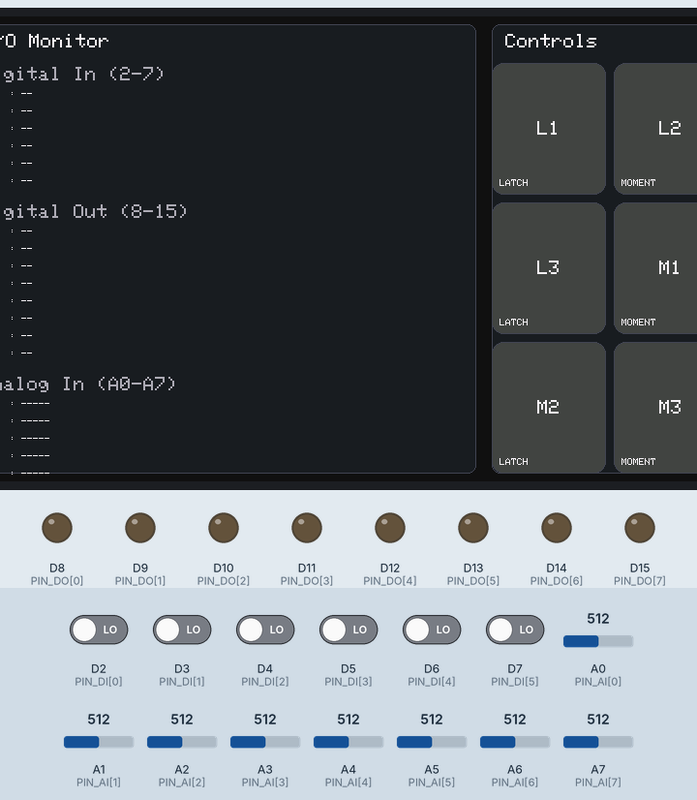
Bench run of a sketch on a simulated Arduino Giga R1. Shown: 800×480 colour display, output pins drawn as LEDs (lit = HIGH). Inputs (shaded band) come from the test bench; at power-on: D2 (PIN_DI[0]), D3 (PIN_DI[1]), D4 (PIN_DI[2]), D5 (PIN_DI[3]), D6 (PIN_DI[4]), D7 (PIN_DI[5]) LOW, A0 (PIN_AI[0]) = 512, A1 (PIN_AI[1]) = 512, A2 (PIN_AI[2]) = 512, A3 (PIN_AI[3]) = 512, A4 (PIN_AI[4]) = 512, A5 (PIN_AI[5]) = 512, A6 (PIN_AI[6]) = 512, A7 (PIN_AI[7]) = 512 (analog values on the 0–1023 scale).

Above: at 0.94 s.
At 2.0 s:
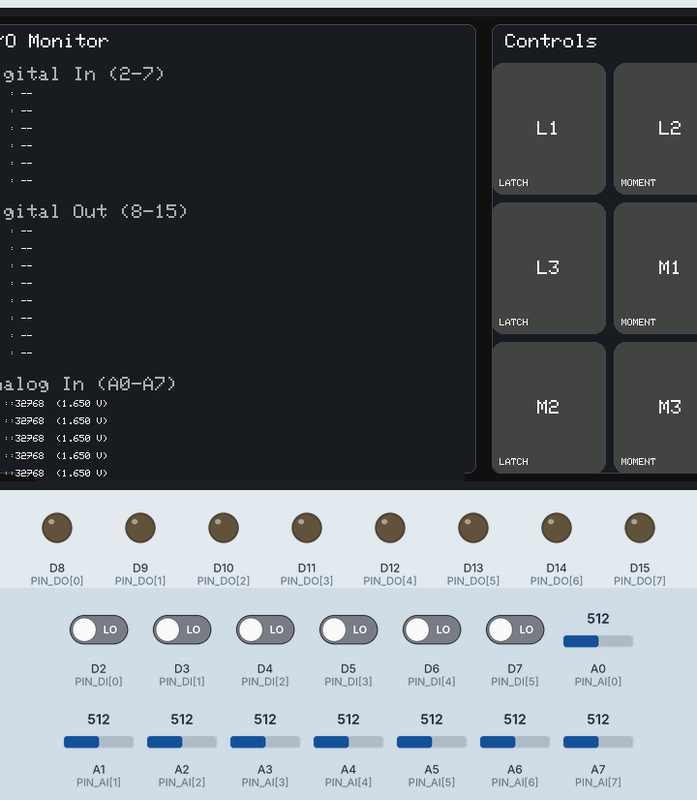
2.1 s: D2 (PIN_DI[0]) driven HIGH
4.5 s: A0 (PIN_AI[0]) set to 716
6.5 s: D2 (PIN_DI[0]) driven LOW
8.5 s: A1 (PIN_AI[1]) set to 716
10.5 s: A2 (PIN_AI[2]) set to 716
At 11.4 s:
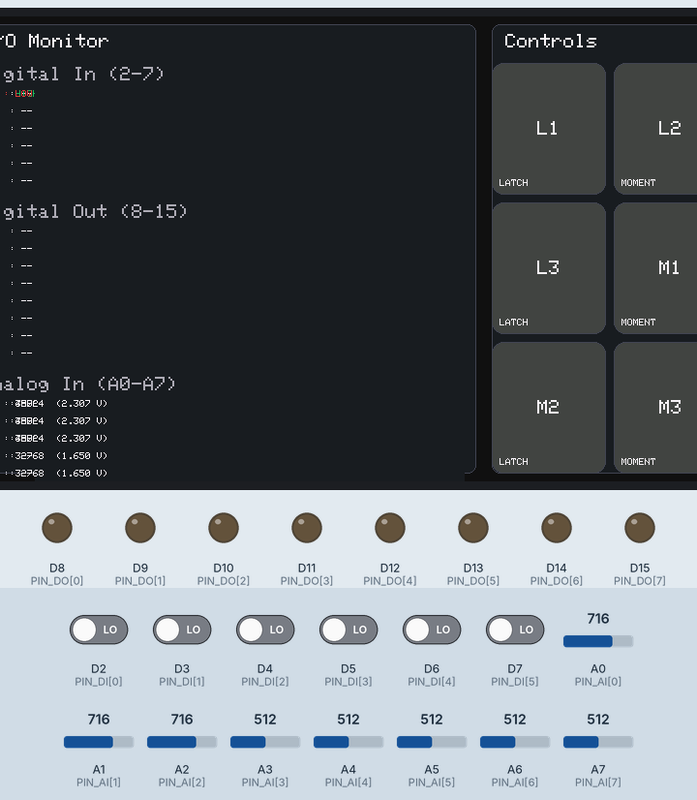
12.5 s: A3 (PIN_AI[3]) set to 716
Timing chart, 0 to 15.5 s (numbered marks = the images above; inputs shaded):
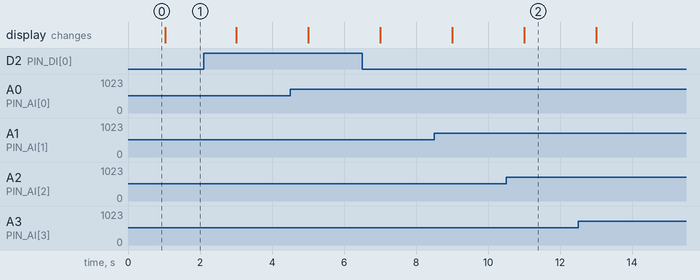

Measured:
- after the input at 10.5 s, the display: changes after 0.51 s (image 2)

The sketch:

Giga_GenericTemplate.ino
```cpp
/*
  GIGA R1 WiFi + GIGA Display Shield — Generic Template

  What this sketch gives you (easy to reuse):
  - DIO 2–7 configured as inputs, DIO 8–15 as outputs
  - A0–A7 configured as analog inputs; analogReadResolution set to 16 bits (0–65535)
  - Left side of the display shows live status for DI 2–7, DO 8–15, and A0–A7
  - Right side shows 6 on‑screen buttons laid out 2×3:
      * Left column (3) are LATCHING buttons
      * Right column (3) are MOMENTARY buttons
    Default debounce is 500 ms, adjustable via setDebounceMs().
  - A tiny non‑blocking scheduler for periodic jobs (used here to refresh the UI at 1 Hz).

  Libraries you need (Library Manager):
    - Arduino_GigaDisplay_GFX
    - Arduino_GigaDisplayTouch

  Notes:
  * The GIGA’s ADC hardware is 12‑bit; analogReadResolution(16) scales readings to 0–65535.
  * All code is non‑blocking; no delay() in the main loop. The scheduler uses millis().
  * Hook functions are provided so you can react to button events without digging into the UI code.
*/

#include <Arduino.h>
#include <Arduino_GigaDisplay_GFX.h>
#include <Arduino_GigaDisplayTouch.h>

// ---------- Pins ----------
static const uint8_t PIN_DI[] = {2, 3, 4, 5, 6, 7};        // Inputs
static const uint8_t PIN_DO[] = {8, 9, 10, 11, 12, 13, 14, 15}; // Outputs
static const uint8_t PIN_AI[] = {A0, A1, A2, A3, A4, A5, A6, A7}; // Analog inputs

// If you prefer input pullups, set to true (HIGH = not pressed, LOW = pressed)
static const bool USE_PULLUPS = false;

// ---------- Display ----------
GigaDisplay_GFX gfx;           // 800×480 canvas
Arduino_GigaDisplayTouch touch;        // multi‑touch controller

static const int16_t SCREEN_W = 800;
static const int16_t SCREEN_H = 480;

// Layout
static const int16_t LEFT_W  = 540;              // Left pane width for IO table
static const int16_t RIGHT_W = SCREEN_W - LEFT_W; // Right pane for buttons
static const int16_t MARGIN  = 8;

// Colors (RGB565 via helper)
static inline uint16_t RGB(uint8_t r, uint8_t g, uint8_t b) { return gfx.color565(r, g, b); }
static const uint16_t COL_BG       = RGB(16,16,20);
static const uint16_t COL_PANEL    = RGB(30,30,36);
static const uint16_t COL_FRAME    = RGB(70,70,80);
static const uint16_t COL_TEXT     = RGB(240,240,240);
static const uint16_t COL_SUBTEXT  = RGB(170,170,180);
static const uint16_t COL_OK       = RGB(30, 180, 90);
static const uint16_t COL_WARN     = RGB(250, 170, 40);
static const uint16_t COL_BAD      = RGB(220, 60, 60);
static const uint16_t COL_OFF      = RGB(70, 70, 70);

// Button palette
static const uint16_t BTN_RED      = RGB(220,60,60);
static const uint16_t BTN_GREEN    = RGB(50,200,90);
static const uint16_t BTN_BLUE     = RGB(70,140,255);
static const uint16_t BTN_ORANGE   = RGB(255,165,0);
static const uint16_t BTN_CYAN     = RGB(0,200,255);
static const uint16_t BTN_MAGENTA  = RGB(255,0,180);

// ---------- Debounce & timing ----------
static uint32_t g_debounceMs = 500; // default 500 ms

void setDebounceMs(uint32_t ms) { g_debounceMs = ms; }

// ---------- Mini scheduler ----------
// NOTE: Avoid typedef in function prototypes to keep Arduino's auto-prototype happy
struct Task { void (*fn)(); uint32_t interval; uint32_t last; bool enabled; };
static const uint8_t MAX_TASKS = 8;
static Task g_tasks[MAX_TASKS];
static uint8_t g_taskCount = 0;

void addTask(void (*fn)(), uint32_t intervalMs) {
  if (g_taskCount < MAX_TASKS) {
    g_tasks[g_taskCount++] = {fn, intervalMs, 0, true};
  }
}

void runTasks() {
  const uint32_t now = millis();
  for (uint8_t i = 0; i < g_taskCount; ++i) {
    Task &t = g_tasks[i];
    if (!t.enabled) continue;
    if (now - t.last >= t.interval) {
      // Catch-up safe for long delays
      t.last = now;  // or t.last += t.interval if you prefer fixed cadence
      t.fn();
    }
  }
}

// ---------- UI Buttons ----------
struct UIButton {
  int16_t x, y, w, h;
  const char* label;
  uint16_t color;
  bool latching;     // true = latching, false = momentary
  bool state;        // latching: ON/OFF; momentary: pressed/released
  bool pressed;      // internal: finger currently inside rect
  uint32_t lastChangeMs;
  bool drawnState;   // last drawn state for cheap invalidation
};

// 6 buttons in a 2×3 grid
static UIButton g_buttons[6];

// Forward decls
void drawStaticChrome();
void drawLeftTableStatic();
void refreshLeftTable();
void drawButtons(bool full);
void handleTouch();

// ---------- IO State ----------
static uint8_t diState[sizeof(PIN_DI)];
static uint8_t doState[sizeof(PIN_DO)];
static uint16_t aiValue[sizeof(PIN_AI)];

static uint8_t diPrev[sizeof(PIN_DI)];
static uint8_t doPrev[sizeof(PIN_DO)];
static uint16_t aiPrev[sizeof(PIN_AI)];

// ---------- Hooks you can customize ----------
void onLatchChanged(uint8_t index /*0..2*/, bool on) {
  // Example (commented): tie latched buttons to outputs 8..10
  // digitalWrite(PIN_DO[index], on ? HIGH : LOW);
}

void onMomentaryPress(uint8_t index /*0..2*/) {
  // Example: pulse an output when pressed
  // digitalWrite(PIN_DO[3 + index], HIGH);
}

void onMomentaryRelease(uint8_t index /*0..2*/) {
  // Example: release the output
  // digitalWrite(PIN_DO[3 + index], LOW);
}

// ---------- Init helpers ----------
void initPins() {
  for (uint8_t i = 0; i < sizeof(PIN_DI); ++i) {
    pinMode(PIN_DI[i], USE_PULLUPS ? INPUT_PULLUP : INPUT);
  }
  for (uint8_t i = 0; i < sizeof(PIN_DO); ++i) {
    pinMode(PIN_DO[i], OUTPUT);
    digitalWrite(PIN_DO[i], LOW);
  }
  analogReadResolution(16); // 0..65535 (scaled by core)
}

void initButtons() {
  const int cols = 2, rows = 3;
  const int16_t pad = MARGIN;
  const int16_t gridX = LEFT_W + pad;
  const int16_t gridY = pad + 40; // leave space for title
  const int16_t gridW = RIGHT_W - 2*pad;
  const int16_t gridH = SCREEN_H - gridY - pad;
  const int16_t cellW = (gridW - pad) / cols;
  const int16_t cellH = (gridH - pad*2) / rows;

  const char* labels[6] = {"L1","L2","L3","M1","M2","M3"};
  const uint16_t colors[6] = {BTN_RED, BTN_GREEN, BTN_BLUE, BTN_ORANGE, BTN_CYAN, BTN_MAGENTA};

  for (int r = 0; r < rows; ++r) {
    for (int c = 0; c < cols; ++c) {
      const int idx = r*cols + c;
      UIButton &b = g_buttons[idx];
      b.w = cellW;
      b.h = cellH;
      b.x = gridX + c*(cellW + pad);
      b.y = gridY + r*(cellH + pad);
      b.label = labels[idx];
      b.color = colors[idx];
      b.latching = (c == 0); // left column latching, right momentary
      b.state = false;
      b.pressed = false;
      b.lastChangeMs = 0;
      b.drawnState = !b.state; // force first draw
    }
  }
}

// ---------- Drawing ----------
void drawRoundedPanel(int16_t x, int16_t y, int16_t w, int16_t h, uint16_t frame, uint16_t fill) {
  gfx.fillRoundRect(x, y, w, h, 8, fill);
  gfx.drawRoundRect(x, y, w, h, 8, frame);
}

void drawStaticChrome() {
  gfx.fillScreen(COL_BG);

  // Left info panel
  drawRoundedPanel(MARGIN, MARGIN, LEFT_W - 2*MARGIN, SCREEN_H - 2*MARGIN, COL_FRAME, COL_PANEL);

  // Right buttons panel
  drawRoundedPanel(LEFT_W + MARGIN, MARGIN, RIGHT_W - 2*MARGIN, SCREEN_H - 2*MARGIN, COL_FRAME, COL_PANEL);

  // Titles
  gfx.setTextColor(COL_TEXT);
  gfx.setTextSize(2);
  gfx.setCursor(MARGIN + 14, MARGIN + 10);
  gfx.print("I/O Monitor");

  gfx.setCursor(LEFT_W + MARGIN + 14, MARGIN + 10);
  gfx.print("Controls");
}

// Cached text cell geometry for the left table
struct Cell { int16_t x, y, w, h; };
static const uint8_t ROW_DI = sizeof(PIN_DI);
static const uint8_t ROW_DO = sizeof(PIN_DO);
static const uint8_t ROW_AI = sizeof(PIN_AI);

static Cell diCells[ROW_DI];
static Cell doCells[ROW_DO];
static Cell aiCells[ROW_AI];

void drawLeftTableStatic() {
  const int16_t x = MARGIN + 12;
  int16_t y = MARGIN + 44;
  const int16_t W = LEFT_W - 2*MARGIN - 24;
  const int16_t rowH = 18;

  gfx.setTextSize(2);
  gfx.setTextColor(COL_SUBTEXT);
  gfx.setCursor(x, y); gfx.print("Digital In (2-7)");
  y += 24;

  gfx.setTextSize(1);
  gfx.setTextColor(COL_TEXT);
  for (uint8_t i = 0; i < ROW_DI; ++i) {
    diCells[i] = {x, y, W, rowH};
    gfx.setCursor(x, y);
    gfx.printf("D%-2u  : --\n", PIN_DI[i]);
    y += rowH;
  }

  y += 10;
  gfx.setTextSize(2);
  gfx.setTextColor(COL_SUBTEXT);
  gfx.setCursor(x, y); gfx.print("Digital Out (8-15)");
  y += 24;

  gfx.setTextSize(1);
  gfx.setTextColor(COL_TEXT);
  for (uint8_t i = 0; i < ROW_DO; ++i) {
    doCells[i] = {x, y, W, rowH};
    gfx.setCursor(x, y);
    gfx.printf("D%-2u  : --\n", PIN_DO[i]);
    y += rowH;
  }

  y += 10;
  gfx.setTextSize(2);
  gfx.setTextColor(COL_SUBTEXT);
  gfx.setCursor(x, y); gfx.print("Analog In (A0-A7)");
  y += 24;

  gfx.setTextSize(1);
  gfx.setTextColor(COL_TEXT);
  for (uint8_t i = 0; i < ROW_AI; ++i) {
    aiCells[i] = {x, y, W, rowH};
    gfx.setCursor(x, y);
    gfx.printf("A%-2u  : -----\n", i);
    y += rowH;
  }
}

void drawValueIntoCell(const Cell& c, const String& label, const String& value, uint16_t color) {
  // Clear the cell’s value area then print fresh text
  // We preserve the left label width by overwriting from a fixed X
  const int labelW = 56; // pixels reserved for "Dx:" / "Ax:" label
  gfx.fillRect(c.x + labelW, c.y, c.w - labelW, c.h, COL_PANEL);

  gfx.setTextSize(1);
  gfx.setTextColor(color);
  gfx.setCursor(c.x, c.y);
  gfx.print(label);
  gfx.print("  : ");
  gfx.print(value);
}

// Redraw changed values only
void refreshLeftTable() {
  // Digital inputs
  for (uint8_t i = 0; i < ROW_DI; ++i) {
    if (diState[i] != diPrev[i]) {
      const bool high = diState[i];
      String label = String("D") + String(PIN_DI[i]);
      drawValueIntoCell(diCells[i], label, high ? "HIGH" : "LOW", high ? COL_OK : COL_BAD);
      diPrev[i] = diState[i];
    }
  }
  // Digital outputs (readback)
  for (uint8_t i = 0; i < ROW_DO; ++i) {
    if (doState[i] != doPrev[i]) {
      const bool high = doState[i];
      String label = String("D") + String(PIN_DO[i]);
      drawValueIntoCell(doCells[i], label, high ? "HIGH" : "LOW", high ? COL_OK : COL_OFF);
      doPrev[i] = doState[i];
    }
  }
  // Analog values
  for (uint8_t i = 0; i < ROW_AI; ++i) {
    if (aiValue[i] != aiPrev[i]) {
      String label = String("A") + String(i);
      // Render both raw and approx volts (3.3V ref assumed)
      char buf[48];
      const float v = (aiValue[i] * 3.3f) / 65535.0f;
      snprintf(buf, sizeof(buf), "%5u  (%.3f V)", aiValue[i], v);
      drawValueIntoCell(aiCells[i], label, String(buf), COL_TEXT);
      aiPrev[i] = aiValue[i];
    }
  }
}

void drawButton(const UIButton& b) {
  const uint16_t base = b.color;
  const bool on = b.latching ? b.state : b.pressed; // pressed visual for momentary
  const uint16_t fill = on ? base : COL_OFF;
  const uint16_t frame = on ? COL_TEXT : COL_FRAME;
  gfx.fillRoundRect(b.x, b.y, b.w, b.h, 12, fill);
  gfx.drawRoundRect(b.x, b.y, b.w, b.h, 12, frame);
  // Label
  gfx.setTextColor(COL_TEXT);
  gfx.setTextSize(2);
  int16_t tx = b.x + (b.w/2) - 12;
  int16_t ty = b.y + (b.h/2) - 8;
  gfx.setCursor(tx, ty);
  gfx.print(b.label);

  // Mode tag
  gfx.setTextSize(1);
  gfx.setCursor(b.x + 8, b.y + b.h - 16);
  gfx.print(b.latching ? "LATCH" : "MOMENT");
}

void drawButtons(bool full) {
  for (uint8_t i = 0; i < 6; ++i) {
    UIButton &b = g_buttons[i];
    const bool visState = b.latching ? b.state : b.pressed;
    if (full || visState != b.drawnState) {
      drawButton(b);
      b.drawnState = visState;
    }
  }
}

// ---------- Sampling ----------
void sampleIO() {
  // DI 2..7
  for (uint8_t i = 0; i < ROW_DI; ++i) {
    diState[i] = (uint8_t)digitalRead(PIN_DI[i]);
  }
  // DO 8..15 (read back actual pin state)
  for (uint8_t i = 0; i < ROW_DO; ++i) {
    doState[i] = (uint8_t)digitalRead(PIN_DO[i]);
  }
  // AI A0..A7
  for (uint8_t i = 0; i < ROW_AI; ++i) {
    aiValue[i] = (uint16_t)analogRead(PIN_AI[i]);
  }
}

// ---------- Touch handling ----------
static inline bool inRect(int16_t x, int16_t y, const UIButton& b) {
  return (x >= b.x && x < b.x + b.w && y >= b.y && y < b.y + b.h);
}

void handleTouch() {
  uint8_t contacts = 0;
  GDTpoint_t pts[5];
  contacts = touch.getTouchPoints(pts);

  // Track which buttons are touched this frame (supports multi‑touch)
  bool touched[6] = {false,false,false,false,false,false};
  for (uint8_t k = 0; k < contacts; ++k) {
    const int16_t x = pts[k].x;
    const int16_t y = pts[k].y;
    for (uint8_t i = 0; i < 6; ++i) {
      if (inRect(x, y, g_buttons[i])) touched[i] = true;
    }
  }

  const uint32_t now = millis();

  for (uint8_t i = 0; i < 6; ++i) {
    UIButton &b = g_buttons[i];

    if (b.latching) {
      // Latching: toggle on touch down (edge), debounce guarded
      const bool entering = touched[i] && !b.pressed;
      if (entering && (now - b.lastChangeMs >= g_debounceMs)) {
        b.state = !b.state;
        b.lastChangeMs = now;
        onLatchChanged(i, b.state);
      }
      b.pressed = touched[i];

    } else {
      // Momentary: state mirrors touch with debounce on transitions
      if (touched[i] != b.state && (now - b.lastChangeMs >= g_debounceMs)) {
        b.state = touched[i];
        b.lastChangeMs = now;
        if (b.state) onMomentaryPress(i - 3); else onMomentaryRelease(i - 3);
      }
      b.pressed = touched[i];
    }
  }
}

// ---------- Tasks ----------
void task_refreshUI() {
  refreshLeftTable();
  drawButtons(false); // only redraw buttons whose state changed
}

void task_poll() {
  sampleIO();
  handleTouch();
}

// ---------- Setup & Loop ----------
void setup() {
  initPins();
  gfx.begin();
  gfx.setRotation(1); // landscape (800×480)
  touch.begin();      // start touch controller

  drawStaticChrome();
  drawLeftTableStatic();
  initButtons();
  drawButtons(true);

  // Prime previous values so first refresh draws all dynamic fields
  memcpy(diPrev, diState, sizeof(diPrev));
  memcpy(doPrev, doState, sizeof(doPrev));
  memcpy(aiPrev, aiValue, sizeof(aiPrev));

  // Tasks: poll often, refresh visible UI at 1 Hz (adjust as you like)
  addTask(task_poll, 25);          // 40 Hz sampling of IO & touch
  addTask(task_refreshUI, 1000);   // 1 Hz UI text refresh
}

void loop() {
  runTasks();
}

// ---------- Convenience: adjust debounce at runtime ----------
// Example: call from your own code to change debounce to 200 ms
// setDebounceMs(200);
```
